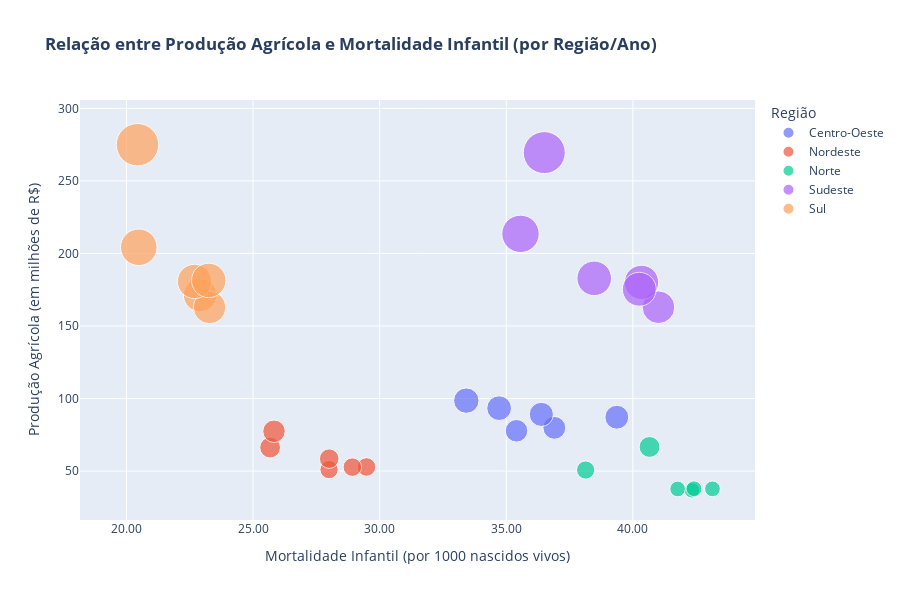

Source (notebook cell):
### Markdown cell above
<a id="6"></a>
### 6 - Cidades com maior produção agrícola têm melhores ou piores indicadores de saúde infantil?

####  Cidades com maior produção agrícola tendem a ter melhores indicadores de saúde infantil, conforme indicado pelo gráfico. Observa-se que as regiões com alta produção agrícola,em especial o Sul (laranja),concentram-se no extremo esquerdo do eixo X, o que representa menores taxas de mortalidade infantil (entre 20 e 24 por mil nascidos vivos). Por outro lado, regiões com baixa produção agrícola, como o Norte (verde) e partes do Centro-Oeste (azul), estão associadas a índices mais altos de mortalidade infantil, variando entre 35 e 44. Portanto, a relação mostrada no gráfico indica que quanto maior a produção agrícola, menor tende a ser a mortalidade infantil, sugerindo uma correlação positiva entre desenvolvimento agrícola e melhores condições de saúde infantil.

### Code cell
df = pd.read_csv('dataFrame/BrStatsAtualizada.csv', sep=';', low_memory=False)

df['NrObitosInfantis'] = pd.to_numeric(
    df['NrObitosInfantis'].astype(str).str.replace('.', '').str.replace(',', '.'), 
    errors='coerce'
)
df['NrNascimentos'] = pd.to_numeric(
    df['NrNascimentos'].astype(str).str.replace('.', '').str.replace(',', '.'), 
    errors='coerce'
)
df['VlProducaoAgricola'] = pd.to_numeric(
    df['VlProducaoAgricola'].astype(str).str.replace('.', '').str.replace(',', '.'), 
    errors='coerce'
)

df['MortalidadeInfantil'] = (df['NrObitosInfantis'] / df['NrNascimentos']) * 1000

df_regiao = df.groupby(['Regiao', 'Ano']).agg({
    'NrObitosInfantis': 'sum',
    'NrNascimentos': 'sum',
    'VlProducaoAgricola': 'sum'
}).reset_index()

df_regiao['MortalidadeInfantil'] = (df_regiao['NrObitosInfantis'] / df_regiao['NrNascimentos']) * 1000

df_regiao = df_regiao.dropna(subset=['MortalidadeInfantil', 'VlProducaoAgricola'])
df_regiao = df_regiao[df_regiao['MortalidadeInfantil'] != float('inf')]

df_regiao['VlProducaoAgricola_M'] = df_regiao['VlProducaoAgricola'] / 1_000_000

fig = px.scatter(
    df_regiao,
    x='MortalidadeInfantil',
    y='VlProducaoAgricola_M',  
    color='Regiao',
    size='VlProducaoAgricola_M',
    size_max=30,  
    hover_name='Regiao',
    hover_data=['Ano', 'VlProducaoAgricola'],
    labels={
        'MortalidadeInfantil': 'Mortalidade Infantil (por 1000 nascidos vivos)',
        'VlProducaoAgricola_M': 'Produção Agrícola (em milhões de R$)',
        'Regiao': 'Região',
        'Ano': 'Ano'
    },
    title='<b>Relação entre Produção Agrícola e Mortalidade Infantil (por Região/Ano)</b>',
)

fig.update_layout(
    height=600,
    width=900,
    xaxis_title='Mortalidade Infantil (por 1000 nascidos vivos)',
    yaxis_title='Produção Agrícola (em milhões de R$)',
    legend_title='Região',
    hovermode='closest',
    xaxis=dict(
        tickformat=".2f" 


))

fig.show()

### Figure 1 — Plotly figure (JSON) as saved in the notebook; plotly's stock layout.template omitted (floating-point values rounded to 4 significant figures)
{"data": [{"customdata": [[2016.0, 87120000.0], [2017.0, 77770000.0], [2018.0, 79790000.0], [2019.0, 89060000.0], [2020.0, 98550000.0], [2021.0, 93360000.0]], "hovertemplate": "<b>%{hovertext}</b><br><br>Região=Centro-Oeste<br>Mortalidade Infantil (por 1000 nascidos vivos)=%{x}<br>Produção Agrícola (em milhões de R$)=%{marker.size}<br>Ano=%{customdata[0]}<br>VlProducaoAgricola=%{customdata[1]}<extra></extra>", "hovertext": ["Centro-Oeste", "Centro-Oeste", "Centro-Oeste", "Centro-Oeste", "Centro-Oeste", "Centro-Oeste"], "legendgroup": "Centro-Oeste", "marker": {"color": "#636efa", "size": [87.12, 77.77, 79.79, 89.06, 98.55, 93.36], "sizemode": "area", "sizeref": 0.3055, "symbol": "circle"}, "mode": "markers", "name": "Centro-Oeste", "orientation": "v", "showlegend": true, "type": "scatter", "x": [39.37, 35.4, 36.9, 36.38, 33.42, 34.72], "xaxis": "x", "y": [87.12, 77.77, 79.79, 89.06, 98.55, 93.36], "yaxis": "y"}, {"customdata": [[2016.0, 52830000.0], [2017.0, 52710000.0], [2018.0, 51010000.0], [2019.0, 58550000.0], [2020.0, 66220000.0], [2021.0, 77420000.0]], "hovertemplate": "<b>%{hovertext}</b><br><br>Região=Nordeste<br>Mortalidade Infantil (por 1000 nascidos vivos)=%{x}<br>Produção Agrícola (em milhões de R$)=%{marker.size}<br>Ano=%{customdata[0]}<br>VlProducaoAgricola=%{customdata[1]}<extra></extra>", "hovertext": ["Nordeste", "Nordeste", "Nordeste", "Nordeste", "Nordeste", "Nordeste"], "legendgroup": "Nordeste", "marker": {"color": "#EF553B", "size": [52.83, 52.71, 51.01, 58.55, 66.22, 77.42], "sizemode": "area", "sizeref": 0.3055, "symbol": "circle"}, "mode": "markers", "name": "Nordeste", "orientation": "v", "showlegend": true, "type": "scatter", "x": [29.48, 28.92, 28.0, 28.01, 25.67, 25.83], "xaxis": "x", "y": [52.83, 52.71, 51.01, 58.55, 66.22, 77.42], "yaxis": "y"}, {"customdata": [[2016.0, 36710000.0], [2017.0, 37840000.0], [2018.0, 37740000.0], [2019.0, 37650000.0], [2020.0, 50740000.0], [2021.0, 66620000.0]], "hovertemplate": "<b>%{hovertext}</b><br><br>Região=Norte<br>Mortalidade Infantil (por 1000 nascidos vivos)=%{x}<br>Produção Agrícola (em milhões de R$)=%{marker.size}<br>Ano=%{customdata[0]}<br>VlProducaoAgricola=%{customdata[1]}<extra></extra>", "hovertext": ["Norte", "Norte", "Norte", "Norte", "Norte", "Norte"], "legendgroup": "Norte", "marker": {"color": "#00cc96", "size": [36.71, 37.84, 37.74, 37.65, 50.74, 66.62], "sizemode": "area", "sizeref": 0.3055, "symbol": "circle"}, "mode": "markers", "name": "Norte", "orientation": "v", "showlegend": true, "type": "scatter", "x": [42.34, 42.41, 43.14, 41.77, 38.13, 40.66], "xaxis": "x", "y": [36.71, 37.84, 37.74, 37.65, 50.74, 66.62], "yaxis": "y"}, {"customdata": [[2016.0, 182800000.0], [2017.0, 162900000.0], [2018.0, 180000000.0], [2019.0, 175300000.0], [2020.0, 213500000.0], [2021.0, 269500000.0]], "hovertemplate": "<b>%{hovertext}</b><br><br>Região=Sudeste<br>Mortalidade Infantil (por 1000 nascidos vivos)=%{x}<br>Produção Agrícola (em milhões de R$)=%{marker.size}<br>Ano=%{customdata[0]}<br>VlProducaoAgricola=%{customdata[1]}<extra></extra>", "hovertext": ["Sudeste", "Sudeste", "Sudeste", "Sudeste", "Sudeste", "Sudeste"], "legendgroup": "Sudeste", "marker": {"color": "#ab63fa", "size": [182.8, 162.9, 180.0, 175.3, 213.5, 269.5], "sizemode": "area", "sizeref": 0.3055, "symbol": "circle"}, "mode": "markers", "name": "Sudeste", "orientation": "v", "showlegend": true, "type": "scatter", "x": [38.47, 41.01, 40.34, 40.25, 35.56, 36.5], "xaxis": "x", "y": [182.8, 162.9, 180.0, 175.3, 213.5, 269.5], "yaxis": "y"}, {"customdata": [[2016.0, 171300000.0], [2017.0, 162800000.0], [2018.0, 180700000.0], [2019.0, 181400000.0], [2020.0, 204300000.0], [2021.0, 275000000.0]], "hovertemplate": "<b>%{hovertext}</b><br><br>Região=Sul<br>Mortalidade Infantil (por 1000 nascidos vivos)=%{x}<br>Produção Agrícola (em milhões de R$)=%{marker.size}<br>Ano=%{customdata[0]}<br>VlProducaoAgricola=%{customdata[1]}<extra></extra>", "hovertext": ["Sul", "Sul", "Sul", "Sul", "Sul", "Sul"], "legendgroup": "Sul", "marker": {"color": "#FFA15A", "size": [171.3, 162.8, 180.7, 181.4, 204.3, 275.0], "sizemode": "area", "sizeref": 0.3055, "symbol": "circle"}, "mode": "markers", "name": "Sul", "orientation": "v", "showlegend": true, "type": "scatter", "x": [22.91, 23.28, 22.69, 23.25, 20.49, 20.44], "xaxis": "x", "y": [171.3, 162.8, 180.7, 181.4, 204.3, 275.0], "yaxis": "y"}], "layout": {"height": 600, "hovermode": "closest", "legend": {"itemsizing": "constant", "title": {"text": "Região"}, "tracegroupgap": 0}, "title": {"text": "<b>Relação entre Produção Agrícola e Mortalidade Infantil (por Região/Ano)</b>"}, "width": 900, "xaxis": {"anchor": "y", "domain": [0, 1], "tickformat": ".2f", "title": {"text": "Mortalidade Infantil (por 1000 nascidos vivos)"}}, "yaxis": {"anchor": "x", "domain": [0, 1], "title": {"text": "Produção Agrícola (em milhões de R$)"}}}}
